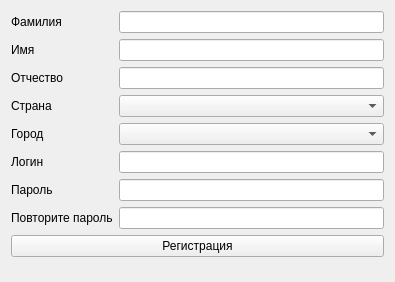
<?xml version="1.0" encoding="UTF-8"?>
<ui version="4.0">
 <class>WgtRegisterUser</class>
 <widget class="QWidget" name="WgtRegisterUser">
  <property name="geometry">
   <rect>
    <x>0</x>
    <y>0</y>
    <width>395</width>
    <height>282</height>
   </rect>
  </property>
  <property name="windowTitle">
   <string>Регистрация пользователя EasyRent</string>
  </property>
  <layout class="QFormLayout" name="formLayout">
   <property name="fieldGrowthPolicy">
    <enum>QFormLayout::AllNonFixedFieldsGrow</enum>
   </property>
   <item row="0" column="0">
    <widget class="QLabel" name="lblSurname">
     <property name="text">
      <string>Фамилия</string>
     </property>
    </widget>
   </item>
   <item row="0" column="1">
    <widget class="QLineEdit" name="eSurname"/>
   </item>
   <item row="1" column="0">
    <widget class="QLabel" name="lblName">
     <property name="text">
      <string>Имя</string>
     </property>
    </widget>
   </item>
   <item row="1" column="1">
    <widget class="QLineEdit" name="eName"/>
   </item>
   <item row="2" column="0">
    <widget class="QLabel" name="lblPatronymic">
     <property name="text">
      <string>Отчество</string>
     </property>
    </widget>
   </item>
   <item row="2" column="1">
    <widget class="QLineEdit" name="ePatronymic">
     <property name="clearButtonEnabled">
      <bool>false</bool>
     </property>
    </widget>
   </item>
   <item row="3" column="0">
    <widget class="QLabel" name="lblCountry">
     <property name="text">
      <string>Страна</string>
     </property>
    </widget>
   </item>
   <item row="4" column="0">
    <widget class="QLabel" name="lblCity">
     <property name="text">
      <string>Город</string>
     </property>
    </widget>
   </item>
   <item row="3" column="1">
    <widget class="QComboBox" name="cbCountry"/>
   </item>
   <item row="4" column="1">
    <widget class="QComboBox" name="cbCity"/>
   </item>
   <item row="5" column="0">
    <widget class="QLabel" name="lblUsername">
     <property name="text">
      <string>Логин</string>
     </property>
    </widget>
   </item>
   <item row="6" column="0">
    <widget class="QLabel" name="lblPassword">
     <property name="text">
      <string>Пароль</string>
     </property>
    </widget>
   </item>
   <item row="5" column="1">
    <widget class="QLineEdit" name="eUsername">
     <property name="clearButtonEnabled">
      <bool>false</bool>
     </property>
    </widget>
   </item>
   <item row="6" column="1">
    <widget class="QLineEdit" name="ePassword">
     <property name="echoMode">
      <enum>QLineEdit::Password</enum>
     </property>
     <property name="clearButtonEnabled">
      <bool>false</bool>
     </property>
    </widget>
   </item>
   <item row="7" column="0">
    <widget class="QLabel" name="lblPasswordRepeat">
     <property name="text">
      <string>Повторите пароль</string>
     </property>
    </widget>
   </item>
   <item row="7" column="1">
    <widget class="QLineEdit" name="ePasswordRepeat">
     <property name="echoMode">
      <enum>QLineEdit::Password</enum>
     </property>
     <property name="clearButtonEnabled">
      <bool>false</bool>
     </property>
    </widget>
   </item>
   <item row="8" column="0" colspan="2">
    <widget class="QPushButton" name="bRegister">
     <property name="text">
      <string>Регистрация</string>
     </property>
    </widget>
   </item>
  </layout>
 </widget>
 <resources/>
 <connections/>
</ui>
